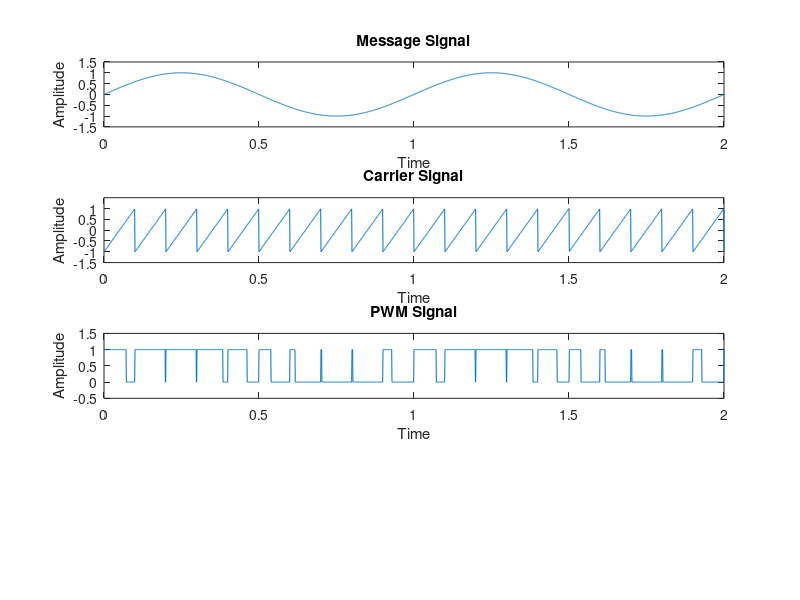

This figure's MATLAB source: (Note: this script raises an error after producing the figure.)
close all;
clear all;

fs=1000;
T=1/fs;
t=0:T:pi;  %Time Period

fc = 10;
fm = 1;

c = sawtooth(2*pi*fc.*t);
m=sin(2*pi*fm.*t);

n=length(c);
for i=1:n
 if (m(i)-c(i)>=0)
 pwm(i)=1;
 elseif (m(i)-c(i)<=0)
 pwm(i)=0;
 end
end

subplot(4,1,1);
plot(t,m);
xlabel('Time');
ylabel('Amplitude');
title('Message Signal');
axis([0 2 min(m)-0.5 max(m)+0.5]); 

subplot(4,1,2);
plot(t,c);
xlabel('Time');
ylabel('Amplitude');
title('Carrier Signal');
axis([0 2 min(c)-0.5 max(c)+0.5]);

subplot(4,1,3);
plot(t,pwm);
xlabel('Time');
ylabel('Amplitude');
title('PWM Signal');
axis([0 2 min(pwm)-0.5 max(pwm)+0.5]); 

demoddi=demod(pwm,fc,fs,'pwm');
subplot(4,1,4);
plot(demoddi);
title('PPM Demod');
xlabel('Time');
ylabel('Amplitude');
